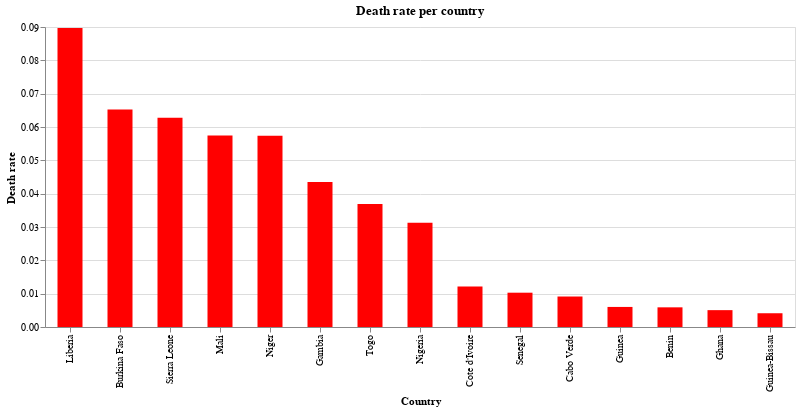

Notebook code cell kept with this figure:
### Markdown cell above
### Death rate per Country

### Code cell
source = covid_ana_sort

alt.Chart(source).mark_bar(size = 25).encode(x = alt.X('Country', sort='-y'), y = 'Death rate', color = alt.value('red'),).properties(width = alt.Step(50), height = 300, title = 'Death rate per country').interactive()

### Figure 1 — Vega-Lite specification as saved in the notebook (floating-point values rounded to 4 significant figures)
{"config": {"view": {"continuousWidth": 400, "continuousHeight": 300}}, "data": {"name": "data-5a44b3bda22f0048137e7a2aa366a8c8"}, "mark": {"type": "bar", "size": 25}, "encoding": {"color": {"value": "red"}, "x": {"type": "nominal", "field": "Country", "sort": "-y"}, "y": {"type": "quantitative", "field": "Death rate"}}, "height": 300, "selection": {"selector007": {"type": "interval", "bind": "scales", "encodings": ["x", "y"]}}, "title": "Death rate per country", "width": {"step": 50}, "$schema": "https://vega.github.io/schema/vega-lite/v4.0.2.json", "datasets": {"data-5a44b3bda22f0048137e7a2aa366a8c8": [{"Country": "Ghana", "Lat": 7.947, "Long": -1.023, "Date": "2020-05-16T00:00:00", "Confirmed_cases": 5735, "Dead": 29, "Recovered": 1754, "ill people": 3981, "Death rate": 0.005057, "Recovered rate": 0.3058}, {"Country": "Nigeria", "Lat": 9.082, "Long": 8.675, "Date": "2020-05-16T00:00:00", "Confirmed_cases": 5621, "Dead": 176, "Recovered": 1472, "ill people": 4149, "Death rate": 0.03131, "Recovered rate": 0.2619}, {"Country": "Guinea", "Lat": 9.946, "Long": -9.697, "Date": "2020-05-16T00:00:00", "Confirmed_cases": 2658, "Dead": 16, "Recovered": 1133, "ill people": 1525, "Death rate": 0.00602, "Recovered rate": 0.4263}, {"Country": "Senegal", "Lat": 14.5, "Long": -14.45, "Date": "2020-05-16T00:00:00", "Confirmed_cases": 2429, "Dead": 25, "Recovered": 949, "ill people": 1480, "Death rate": 0.01029, "Recovered rate": 0.3907}, {"Country": "Cote d'Ivoire", "Lat": 7.54, "Long": -5.547, "Date": "2020-05-16T00:00:00", "Confirmed_cases": 2061, "Dead": 25, "Recovered": 987, "ill people": 1074, "Death rate": 0.01213, "Recovered rate": 0.4789}, {"Country": "Guinea-Bissau", "Lat": 11.8, "Long": -15.18, "Date": "2020-05-16T00:00:00", "Confirmed_cases": 969, "Dead": 4, "Recovered": 26, "ill people": 943, "Death rate": 0.004128, "Recovered rate": 0.02683}, {"Country": "Niger", "Lat": 17.61, "Long": 8.082, "Date": "2020-05-16T00:00:00", "Confirmed_cases": 889, "Dead": 51, "Recovered": 689, "ill people": 200, "Death rate": 0.05737, "Recovered rate": 0.775}, {"Country": "Mali", "Lat": 17.57, "Long": -3.996, "Date": "2020-05-16T00:00:00", "Confirmed_cases": 835, "Dead": 48, "Recovered": 479, "ill people": 356, "Death rate": 0.05749, "Recovered rate": 0.5737}, {"Country": "Burkina Faso", "Lat": 12.24, "Long": -1.562, "Date": "2020-05-16T00:00:00", "Confirmed_cases": 782, "Dead": 51, "Recovered": 604, "ill people": 178, "Death rate": 0.06522, "Recovered rate": 0.7724}, {"Country": "Sierra Leone", "Lat": 8.461, "Long": -11.78, "Date": "2020-05-16T00:00:00", "Confirmed_cases": 462, "Dead": 29, "Recovered": 106, "ill people": 356, "Death rate": 0.06277, "Recovered rate": 0.2294}, {"Country": "Benin", "Lat": 9.308, "Long": 2.316, "Date": "2020-05-16T00:00:00", "Confirmed_cases": 339, "Dead": 2, "Recovered": 83, "ill people": 256, "Death rate": 0.0059, "Recovered rate": 0.2448}, {"Country": "Cabo Verde", "Lat": 16.54, "Long": -23.04, "Date": "2020-05-16T00:00:00", "Confirmed_cases": 328, "Dead": 3, "Recovered": 84, "ill people": 244, "Death rate": 0.009146, "Recovered rate": 0.2561}, {"Country": "Togo", "Lat": 8.62, "Long": 0.8248, "Date": "2020-05-16T00:00:00", "Confirmed_cases": 298, "Dead": 11, "Recovered": 99, "ill people": 199, "Death rate": 0.03691, "Recovered rate": 0.3322}, {"Country": "Liberia", "Lat": 6.428, "Long": -9.43, "Date": "2020-05-16T00:00:00", "Confirmed_cases": 223, "Dead": 20, "Recovered": 116, "ill people": 107, "Death rate": 0.08969, "Recovered rate": 0.5202}, {"Country": "Gambia", "Lat": 13.44, "Long": -15.31, "Date": "2020-05-16T00:00:00", "Confirmed_cases": 23, "Dead": 1, "Recovered": 12, "ill people": 11, "Death rate": 0.04348, "Recovered rate": 0.5217}]}}
